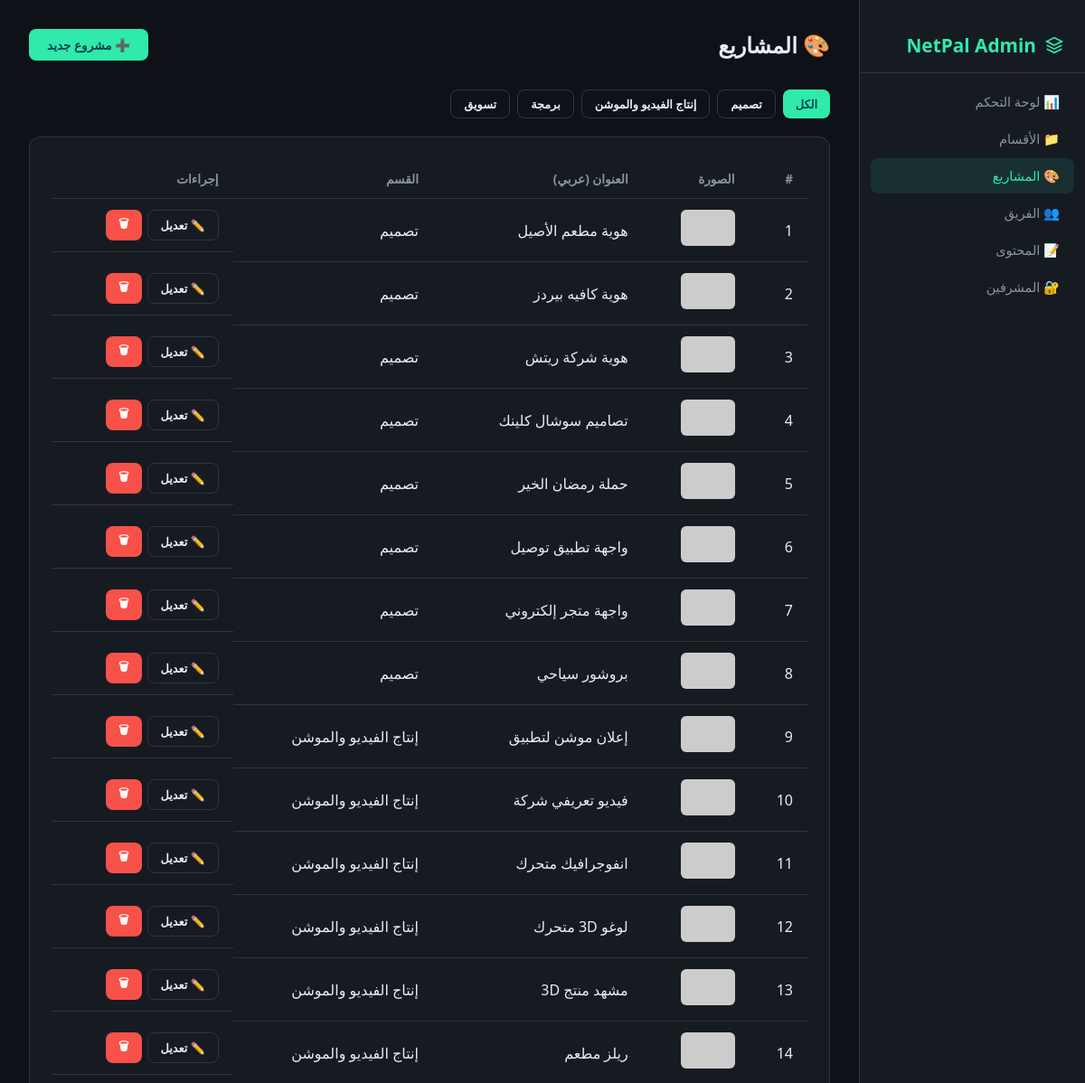
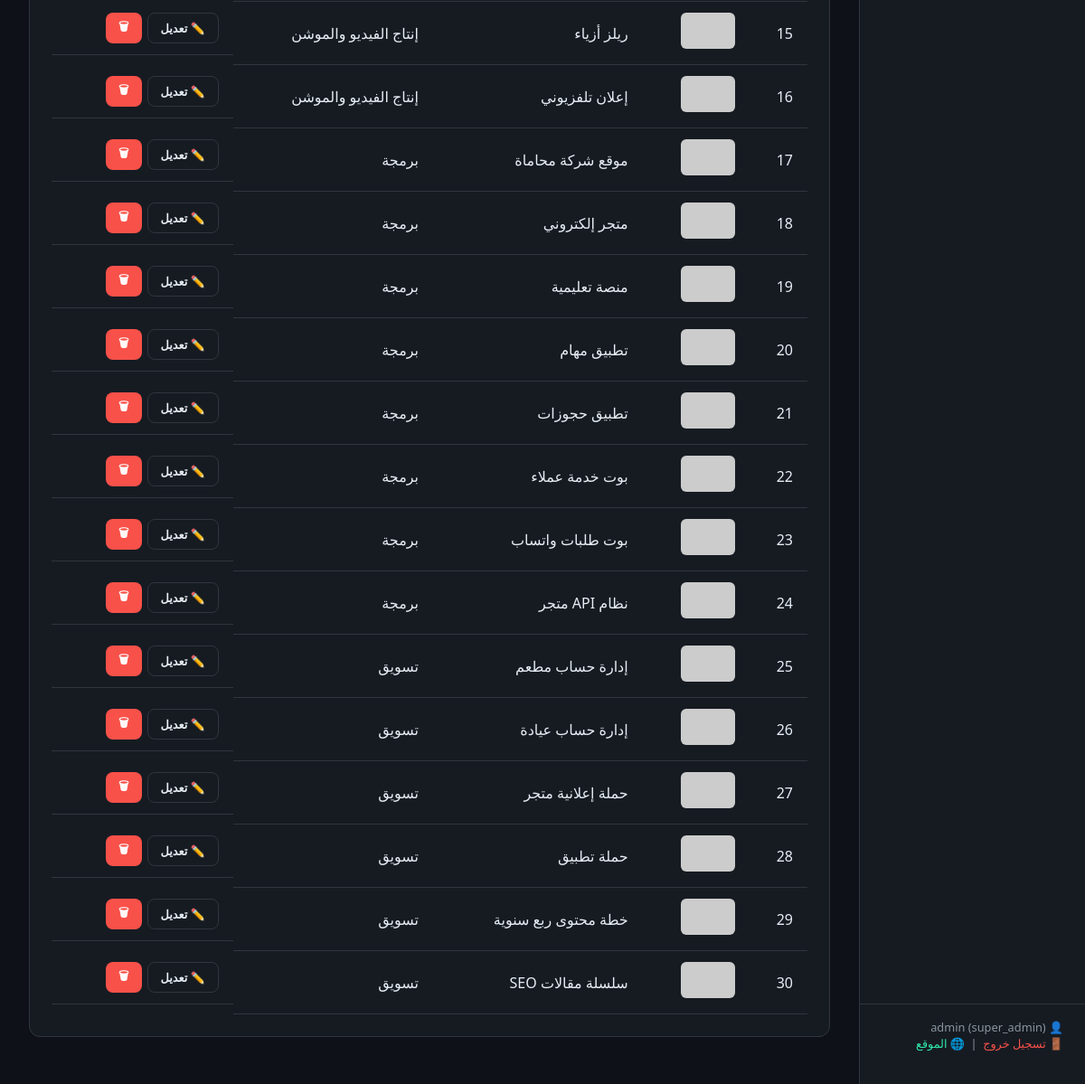
Page /admin/projects (signed in) on the committed database (2 pictures, top to bottom).
### app.py (models this page shows)
class Admin(UserMixin, db.Model):
    id = db.Column(db.Integer, primary_key=True)
    username = db.Column(db.String(50), unique=True, nullable=False)
    password_hash = db.Column(db.String(255), nullable=False)
    role = db.Column(db.String(20), nullable=False, default='admin')
    can_manage_projects  = db.Column(db.Boolean, default=True)
    can_manage_sections  = db.Column(db.Boolean, default=True)
    can_manage_content   = db.Column(db.Boolean, default=True)
    can_manage_team      = db.Column(db.Boolean, default=True)
    can_manage_logo      = db.Column(db.Boolean, default=False)
    can_manage_admins    = db.Column(db.Boolean, default=False)

class Section(db.Model):
    id        = db.Column(db.Integer, primary_key=True)
    name_ar   = db.Column(db.String(100), nullable=False)
    name_en   = db.Column(db.String(100), nullable=False)
    slug      = db.Column(db.String(50), unique=True, nullable=False)
    icon      = db.Column(db.String(50), default='folder')
    order_idx = db.Column(db.Integer, default=0)
    subsections = db.relationship('SubSection', backref='section', lazy=True, cascade='all, delete-orphan')
    projects    = db.relationship('Project', backref='section_rel', lazy=True)

class Project(db.Model):
    id             = db.Column(db.Integer, primary_key=True)
    title_ar       = db.Column(db.String(200), nullable=False)
    title_en       = db.Column(db.String(200), nullable=False)
    description_ar = db.Column(db.Text)
    description_en = db.Column(db.Text)
    section_id     = db.Column(db.Integer, db.ForeignKey('section.id'), nullable=False)
    subsection_id  = db.Column(db.Integer, db.ForeignKey('sub_section.id'))
    cover_image    = db.Column(db.String(255), nullable=False)
    video_url      = db.Column(db.String(500))
    link_url       = db.Column(db.String(500))
    tech_tags      = db.Column(db.String(500))
    images         = db.relationship('ProjectImage', backref='project', lazy=True, cascade='all, delete-orphan')
    order_idx      = db.Column(db.Integer, default=0)

### app.py (the view)
@app.route('/admin/projects')
@app.route('/admin/projects/section/<int:section_id>')
@perm_required('can_manage_projects')
def admin_projects(section_id=None):
    secs = Section.query.order_by(Section.order_idx).all()
    if section_id:
        projects = Project.query.filter_by(section_id=section_id).order_by(Project.order_idx).all()
    else:
        projects = Project.query.order_by(Project.order_idx).all()
    return render_template('admin/projects.html', projects=projects, sections=secs, current_section=section_id)

### app.py (called while the page is built)
@login_manager.user_loader
def load_user(uid):
    return db.session.get(Admin, int(uid))

def perm_required(perm):
    def dec(f):
        @wraps(f)
        @login_required
        def decorated(*a, **kw):
            if current_user.role == 'super_admin':
                return f(*a, **kw)
            if not getattr(current_user, perm, False):
                abort(403)
            return f(*a, **kw)
        return decorated
    return dec

### templates/admin/projects.html (shortened to what this page needs)
{% extends "admin/base.html" %}
{% block admin_content %}
<div class="admin-header">
    <h1>🎨 المشاريع</h1>
    <a href="{{ url_for('admin_project_add') }}" class="btn btn-primary">➕ مشروع جديد</a>
</div>
<div style="display:flex;gap:8px;flex-wrap:wrap;margin-bottom:20px">
    <a href="{{ url_for('admin_projects') }}" class="btn {% if not current_section %}btn-primary{% else %}btn-outline{% endif %} btn-sm">الكل</a>
    {% for s in sections %}
    <a href="{{ url_for('admin_projects', section_id=s.id) }}" class="btn {% if current_section == s.id %}btn-primary{% else %}btn-outline{% endif %} btn-sm">{{ s.name_ar }}</a>
    {% endfor %}
</div>
<div class="card">
<table>
    <thead><tr><th>#</th><th>الصورة</th><th>العنوان (عربي)</th><th>القسم</th><th>إجراءات</th></tr></thead>
    <tbody>
    {% for p in projects %}
    <tr>
        <td>{{ p.id }}</td>
        <td><img src="{% if p.cover_image.startswith('http') %}{{ p.cover_image }}{% else %}/static/uploads/{{ p.cover_image }}{% endif %}" style="width:60px;height:40px;object-fit:cover;border-radius:6px"></td>
        <td>{{ p.title_ar }}</td>
        <td>{{ p.section_rel.name_ar if p.section_rel else '-' }}</td>
        <td style="display:flex;gap:6px">
            <a href="{{ url_for('admin_project_edit', pid=p.id) }}" class="btn btn-outline btn-sm">✏️ تعديل</a>
            <a href="{{ url_for('admin_project_delete', pid=p.id) }}" class="btn btn-danger btn-sm" onclick="return confirm('حذف المشروع؟')">🗑</a>
        </td>
    </tr>
    {% endfor %}
    </tbody>
</table>
</div>
{% endblock %}

### templates/admin/base.html (shortened to what this page needs)
<!DOCTYPE html>
<html lang="ar" dir="rtl">
<head>
</head>
<body>
    <aside class="sidebar">
        <div class="sidebar-brand">
            <svg viewBox="0 0 24 24" fill="none" stroke="currentColor" stroke-width="2"><path d="M12 2L2 7l10 5 10-5-10-5zM2 17l10 5 10-5M2 12l10 5 10-5"/></svg>
            NetPal Admin
        </div>
        <nav class="sidebar-nav">
            <a href="{{ url_for('admin_dashboard') }}" class="{% if request.endpoint == 'admin_dashboard' %}active{% endif %}">📊 لوحة التحكم</a>
            {% if current_user.role == 'super_admin' or current_user.can_manage_sections %}
            <a href="{{ url_for('admin_sections') }}" class="{% if 'section' in request.endpoint %}active{% endif %}">📁 الأقسام</a>
            {% endif %}
            {% if current_user.role == 'super_admin' or current_user.can_manage_projects %}
            <a href="{{ url_for('admin_projects') }}" class="{% if 'project' in request.endpoint %}active{% endif %}">🎨 المشاريع</a>
            {% endif %}
            {% if current_user.role == 'super_admin' or current_user.can_manage_team %}
            <a href="{{ url_for('admin_team') }}" class="{% if 'team' in request.endpoint %}active{% endif %}">👥 الفريق</a>
            {% endif %}
            {% if current_user.role == 'super_admin' or current_user.can_manage_content %}
            <a href="{{ url_for('admin_content') }}" class="{% if 'content' in request.endpoint %}active{% endif %}">📝 المحتوى</a>
            {% endif %}
            {% if current_user.role == 'super_admin' %}
            <a href="{{ url_for('admin_admins') }}" class="{% if 'admins' in request.endpoint %}active{% endif %}">🔐 المشرفين</a>
            {% endif %}
        </nav>
        <div class="sidebar-footer">
            👤 {{ current_user.username }} ({{ current_user.role }})<br>
            <a href="{{ url_for('admin_logout') }}">🚪 تسجيل خروج</a>
            &nbsp;|&nbsp; <a href="/" style="color:var(--primary)">🌐 الموقع</a>
        </div>
    </aside>
    <main class="admin-main">
        {% block admin_content %}{% endblock %}
    </main>
</body>
</html>

### templates/admin/base.html (style rules this page uses)
* { margin:0;padding:0;box-sizing:border-box }
:root { --primary:#2FEAAB;--dark:#07444E;--bg:#0e1117;--surface:#161b22;--border:#30363d;--text:#e6edf3;--text2:#8b949e;--radius:12px;--danger:#f85149;--success:#2FEAAB }
body { font-family:'Segoe UI',Tahoma,sans-serif;background:var(--bg);color:var(--text);display:flex;min-height:100vh }
a { color:inherit;text-decoration:none }
.sidebar { width:250px;background:var(--surface);border-left:1px solid var(--border);padding:20px 0;display:flex;flex-direction:column;position:fixed;top:0;bottom:0;right:0;z-index:100 }
.sidebar-brand { padding:16px 24px;font-size:1.3rem;font-weight:700;color:var(--primary);border-bottom:1px solid var(--border);margin-bottom:12px;display:flex;align-items:center;gap:10px }
.sidebar-brand svg { width:20px;height:20px }
.sidebar-nav { flex:1;display:flex;flex-direction:column;gap:2px;padding:0 12px }
.sidebar-nav a { display:flex;align-items:center;gap:10px;padding:10px 16px;border-radius:8px;font-size:.9rem;transition:background .2s;color:var(--text2) }
.sidebar-nav a:hover,.sidebar-nav a.active { background:rgba(47,234,171,.1);color:var(--primary) }
.sidebar-footer { padding:16px 24px;border-top:1px solid var(--border);font-size:.8rem;color:var(--text2) }
.sidebar-footer a { color:var(--danger) }
.admin-main { margin-right:250px;flex:1;padding:32px;min-height:100vh }
.admin-header { display:flex;align-items:center;justify-content:space-between;margin-bottom:32px }
.admin-header h1 { font-size:1.5rem }
.card { background:var(--surface);border:1px solid var(--border);border-radius:var(--radius);padding:24px;margin-bottom:20px }
table { width:100%;border-collapse:collapse }
th,td { padding:12px 16px;text-align:start;border-bottom:1px solid var(--border) }
th { color:var(--text2);font-size:.85rem;font-weight:600 }
.btn { display:inline-flex;align-items:center;gap:6px;padding:8px 20px;border-radius:8px;font-size:.85rem;font-weight:600;border:none;cursor:pointer;transition:all .2s;font-family:inherit }
.btn-primary { background:var(--primary);color:var(--dark) }
.btn-danger { background:var(--danger);color:#fff }
.btn-sm { padding:6px 14px;font-size:.8rem }
.btn-outline { background:transparent;border:1px solid var(--border);color:var(--text) }

### rows in the picture
Admin: username "admin", role "super_admin"
Section: name_ar "تصميم"
Section: name_ar "إنتاج الفيديو والموشن"
Section: name_ar "برمجة"
Section: name_ar "تسويق"
Project: id "1", title_ar "هوية مطعم الأصيل", section_rel "تصميم"
Project: id "2", title_ar "هوية كافيه بيردز", section_rel "تصميم"
Project: id "3", title_ar "هوية شركة ريتش", section_rel "تصميم"
Project: id "4", title_ar "تصاميم سوشال كلينك", section_rel "تصميم"
Project: id "5", title_ar "حملة رمضان الخير", section_rel "تصميم"
Project: id "6", title_ar "واجهة تطبيق توصيل", section_rel "تصميم"
Project: id "7", title_ar "واجهة متجر إلكتروني", section_rel "تصميم"
Project: id "8", title_ar "بروشور سياحي", section_rel "تصميم"
Project: id "9", title_ar "إعلان موشن لتطبيق", section_rel "إنتاج الفيديو والموشن"
Project: id "10", title_ar "فيديو تعريفي شركة", section_rel "إنتاج الفيديو والموشن"
Project: id "11", title_ar "انفوجرافيك متحرك", section_rel "إنتاج الفيديو والموشن"
Project: id "12", title_ar "لوغو 3D متحرك", section_rel "إنتاج الفيديو والموشن"
Project: id "13", title_ar "مشهد منتج 3D", section_rel "إنتاج الفيديو والموشن"
Project: id "14", title_ar "ريلز مطعم", section_rel "إنتاج الفيديو والموشن"
Project: id "15", title_ar "ريلز أزياء", section_rel "إنتاج الفيديو والموشن"
Project: id "16", title_ar "إعلان تلفزيوني", section_rel "إنتاج الفيديو والموشن"
Project: id "17", title_ar "موقع شركة محاماة", section_rel "برمجة"
Project: id "18", title_ar "متجر إلكتروني", section_rel "برمجة"
Project: id "19", title_ar "منصة تعليمية", section_rel "برمجة"
Project: id "20", title_ar "تطبيق مهام", section_rel "برمجة"
Project: id "21", title_ar "تطبيق حجوزات", section_rel "برمجة"
Project: id "22", title_ar "بوت خدمة عملاء", section_rel "برمجة"
Project: id "23", title_ar "بوت طلبات واتساب", section_rel "برمجة"
Project: id "24", title_ar "نظام API متجر", section_rel "برمجة"
Project: id "25", title_ar "إدارة حساب مطعم", section_rel "تسويق"
Project: id "26", title_ar "إدارة حساب عيادة", section_rel "تسويق"
Project: id "27", title_ar "حملة إعلانية متجر", section_rel "تسويق"
Project: id "28", title_ar "حملة تطبيق", section_rel "تسويق"
Project: id "29", title_ar "خطة محتوى ربع سنوية", section_rel "تسويق"
Project: id "30", title_ar "سلسلة مقالات SEO", section_rel "تسويق"
